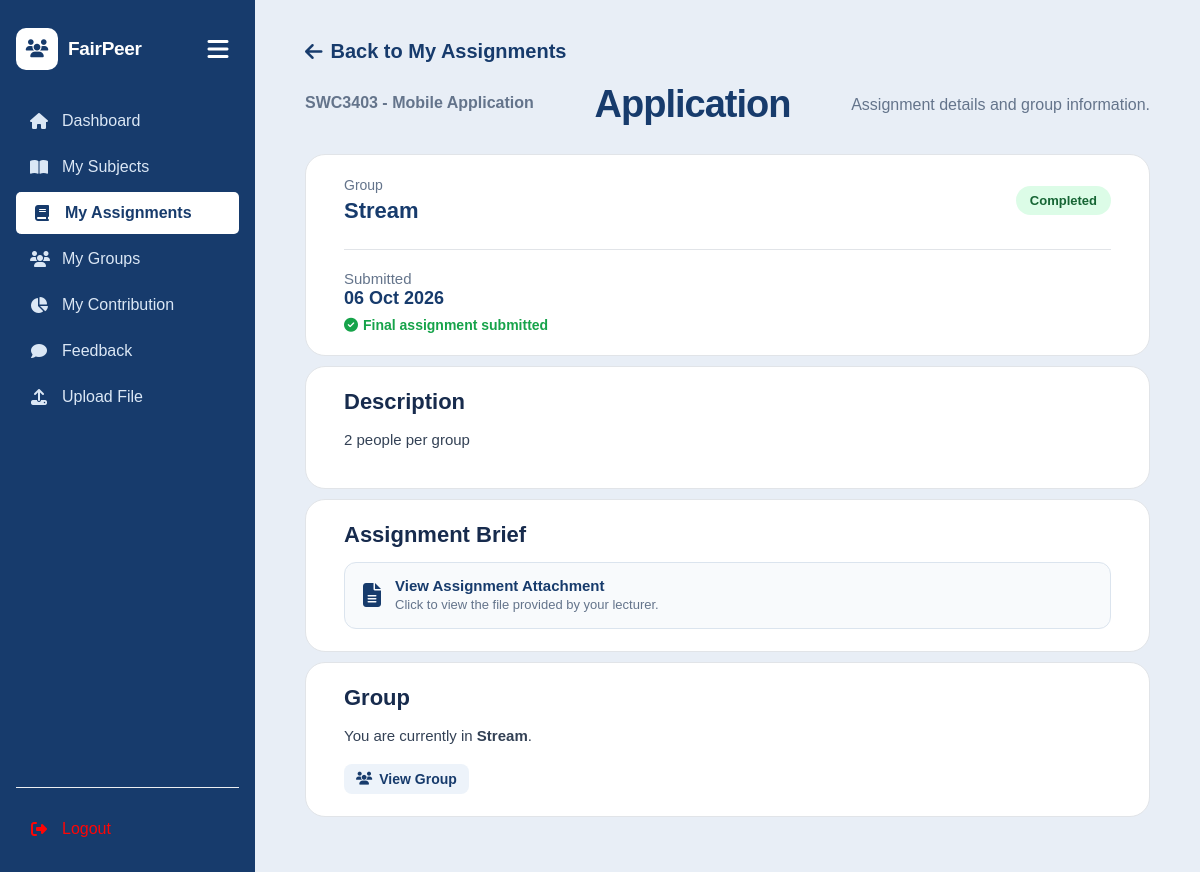
Screenshot of /student_assignment_detail.php?id=9 (signed in) with the database file from the repository.
### tables this page shows
CREATE TABLE `assignments` (
  `assignment_id` int(11) NOT NULL,
  `lecturer_id` int(11) DEFAULT NULL,
  `subject_id` int(11) DEFAULT NULL,
  `subject_section_id` int(11) DEFAULT NULL,
  `title` varchar(150) NOT NULL,
  `description` text DEFAULT NULL,
  `attachment_file` varchar(255) DEFAULT NULL,
  `due_date` date NOT NULL,
  `status` varchar(20) NOT NULL,
  `created_at` timestamp NOT NULL DEFAULT current_timestamp()
);

CREATE TABLE `subjects` (
  `subject_id` int(11) NOT NULL,
  `subject_code` varchar(20) NOT NULL,
  `subject_name` varchar(150) NOT NULL
);

CREATE TABLE `student_groups` (
  `group_id` int(11) NOT NULL,
  `created_by` int(11) NOT NULL,
  `group_name` varchar(100) NOT NULL,
  `join_code` varchar(10) DEFAULT NULL,
  `submission_deadline` date DEFAULT NULL,
  `num_members` int(11) NOT NULL,
  `assignment_id` int(11) NOT NULL,
  `created_at` timestamp NULL DEFAULT current_timestamp()
);

CREATE TABLE `final_submissions` (
  `final_submission_id` int(11) NOT NULL,
  `group_id` int(11) NOT NULL,
  `assignment_id` int(11) NOT NULL,
  `submitted_by` int(11) NOT NULL,
  `file_name` varchar(255) NOT NULL,
  `file_path` varchar(500) NOT NULL,
  `submitted_at` datetime DEFAULT current_timestamp()
);

### student_assignment_detail.php (the view, shortened to what this page needs)
<?php
require_once "db.php";
$user_id = (int)$_SESSION["user_id"];
$assignment_id = isset($_GET["id"]) ? (int)$_GET["id"] : 0;
$sql = "SELECT
            a.assignment_id,
            a.title,
            a.description,
            a.attachment_file,
            a.due_date,
            a.status,
            s.subject_code,
            s.subject_name,
            sg.group_id,
            sg.group_name,
            fs.final_submission_id,
            fs.submitted_at AS final_submitted_at
        FROM assignments a
        INNER JOIN student_subjects sts
            ON a.subject_section_id=sts.subject_section_id
            AND sts.student_id=?
        INNER JOIN subject_sections sec
            ON a.subject_section_id=sec.subject_section_id
        INNER JOIN subjects s
            ON sec.subject_id=s.subject_id
        LEFT JOIN student_groups sg
            ON a.assignment_id=sg.assignment_id
            AND EXISTS (
                SELECT 1
                FROM group_members gm
                WHERE gm.group_id=sg.group_id
                AND gm.user_id=?
            )
        LEFT JOIN final_submissions fs
            ON fs.assignment_id = a.assignment_id
            AND fs.group_id = sg.group_id
        WHERE a.assignment_id=?
        LIMIT 1";
$stmt = $conn->prepare($sql);
$stmt->bind_param("iii",$user_id,$user_id,$assignment_id);
$stmt->execute();
$result = $stmt->get_result();
$assignment = $result->fetch_assoc();
$hasGroup = !empty($assignment["group_id"]);
$hasAttachment = !empty($assignment["attachment_file"]);
$isCompleted = !empty($assignment["final_submission_id"]);
?>
<!DOCTYPE html>
<html lang="en">
<head>
<link rel="stylesheet" href="css/style.css">
<link rel="stylesheet" href="css/assignments.css">
<link rel="stylesheet" href="https://cdnjs.cloudflare.com/ajax/libs/font-awesome/6.5.1/css/all.min.css">
</head>
<body class="dashboard-body">
<aside class="sidebar">
    <div class="sidebar-top">
        <div class="sidebar-logo">
            <div class="logo-icon">
                <i class="fa-solid fa-users"></i>
            </div>
            <div class="logo-text">
                <h2>FairPeer</h2>
            </div>
        </div>
        <button class="sidebar-toggle" id="sidebarToggle" type="button">
            <i class="fa-solid fa-bars"></i>
        </button>
    </div>
    <nav class="sidebar-menu">
        <a href="student_dashboard.php" class="menu-item">
            <i class="fa-solid fa-house"></i>
            <span>Dashboard</span>
        </a>
        <a href="student_subjects.php" class="menu-item">
            <i class="fa-solid fa-book-open"></i>
            <span>My Subjects</span>
        </a>
        <a href="student_assignments.php" class="menu-item active">
            <i class="fa-solid fa-book"></i>
            <span>My Assignments</span>
        </a>
        <a href="student_groups.php" class="menu-item">
            <i class="fa-solid fa-users"></i>
            <span>My Groups</span>
        </a>
        <a href="student_contribution.php" class="menu-item">
            <i class="fa-solid fa-chart-pie"></i>
            <span>My Contribution</span>
        </a>
        <a href="student_feedback.php" class="menu-item">
            <i class="fa-solid fa-comment"></i>
            <span>Feedback</span>
        </a>
        <a href="student_upload.php" class="menu-item">
            <i class="fa-solid fa-upload"></i>
            <span>Upload File</span>
        </a>
    </nav>
    <div class="sidebar-bottom">
        <a href="logout.php" class="menu-item logout">
            <i class="fa-solid fa-right-from-bracket"></i>
            <span>Logout</span>
        </a>
    </div>
</aside>
<main class="dashboard-main assignment-detail-page">
    <a href="student_assignments.php" class="simple-link">
        <i class="fa-solid fa-arrow-left"></i>
        Back to My Assignments
    </a>
    <header class="dashboard-header assignment-detail-header">
        <p class="assignment-detail-subject">
            <?php echo htmlspecialchars($assignment["subject_code"]." - ".$assignment["subject_name"]); ?>
        </p>
        <h1><?php echo htmlspecialchars($assignment["title"]); ?></h1>
        <p>Assignment details and group information.</p>
    </header>
    <section class="assignment-detail-card">
        <div class="detail-top">
            <div>
                <p class="detail-label">Group</p>
                <?php if ($hasGroup): ?>
                <h3><?php echo htmlspecialchars($assignment["group_name"]); ?></h3>
                <?php else: ?>
                <h3>No group yet</h3>
                <?php endif; ?>
            </div>
<div class="assignment-status <?php echo $isCompleted ? "completed" : ""; ?>">
    <?php echo $isCompleted ? "Completed" : ucfirst(htmlspecialchars($assignment["status"])); ?>
</div>
        </div>
<div class="detail-info">
    <div class="detail-due-date">
        <?php if ($isCompleted): ?>
            <span>Submitted</span>
            <strong>
                <?php echo date("d M Y", strtotime($assignment["final_submitted_at"])); ?>
            </strong>
            <small class="assignment-countdown completed">
                <i class="fa-solid fa-circle-check"></i>
                Final assignment submitted
            </small>
        <?php endif; ?>
    </div>
</div>
    </section>
    <section class="assignment-detail-card">
        <h2>Description</h2>
        <p><?php echo nl2br(htmlspecialchars($assignment["description"])); ?></p>
    </section>
    <section class="assignment-detail-card">
        <h2>Assignment Brief</h2>
        <?php if ($hasAttachment): ?>
        <a href="uploads/assignments/<?php echo rawurlencode($assignment["attachment_file"]); ?>" target="_blank" class="attachment-box">
            <i class="fa-solid fa-file-lines"></i>
            <div>
                <strong>View Assignment Attachment</strong>
                <p>Click to view the file provided by your lecturer.</p>
            </div>
        </a>
        <?php endif; ?>
    </section>
    <section class="assignment-detail-card">
        <h2>Group</h2>
        <?php if ($hasGroup): ?>
        <p>You are currently in <strong><?php echo htmlspecialchars($assignment["group_name"]); ?></strong>.</p>
        <a href="student_groups.php?group_id=<?php echo (int)$assignment["group_id"]; ?>" class="simple-link">
            <i class="fa-solid fa-users"></i>
            View Group
        </a>
        <?php endif; ?>
    </section>
</main>
</body>
</html>

### css/style.css (style rules this page uses)
* { box-sizing: border-box; margin: 0; padding: 0; }
body { font-family: Arial, sans-serif; min-height: 100vh; display: flex; justify-content: center; align-items: center; background-color: #f1f4f8; }
.dashboard-body { margin: 0; min-height: 100vh; font-family: Arial, sans-serif; background: #e8eef6; color: #222b38; display: flex; align-items: stretch; }
.sidebar { width: 255px; min-height: 100vh; background: #173b6c; border-right: none; display: flex; flex-direction: column; padding: 28px 16px 22px; box-sizing: border-box; flex-shrink: 0; }
.sidebar-logo { display: flex; align-items: center; gap: 10px; }
.sidebar-top { display: flex; align-items: flex-start; justify-content: space-between; width: 100%; }
.sidebar-toggle { width: 42px; height: 42px; flex-shrink: 0; border: none; background: transparent; color: #ffffff; font-size: 24px; cursor: pointer; display: flex; align-items: center; justify-content: center; border-radius: 8px; }
.sidebar, .dashboard-main { transition: 0.3s ease; }
.logo-icon { width: 42px; height: 42px; border-radius: 10px; background: #ffffff; color: #173b6c; display: flex; align-items: center; justify-content: center; font-size: 18px; }
.logo-text h2 { margin: 0; font-size: 19px; color: #ffffff; letter-spacing: -0.3px; }
.sidebar-menu { display: flex; flex-direction: column; gap: 4px; margin-top: 30px; }
.menu-item { display: flex; align-items: center; gap: 14px; padding: 12px 14px; border-radius: 7px; text-decoration: none; color: #dbe7f5; transition: 0.2s ease; }
.menu-item i { width: 18px; text-align: center; }
.menu-item.active { background: #ffffff; color: #173b6c; font-weight: 600; border-left: 3px solid #ffffff; border-radius: 5px; }
.sidebar-bottom { margin-top: auto; padding-top: 20px; border-top: 1px solid #eceef1; }
.logout { color: #ff0505; }
.dashboard-main { flex: 1; min-width: 0; margin-left: 0; width: auto; padding: 0 50px 45px; box-sizing: border-box; transition: width 0.3s ease; }
.dashboard-header { display: flex; justify-content: space-between; align-items: center; margin-bottom: 28px; padding-top: 20px; }
.dashboard-header h1 { font-size: 38px; font-weight: 750; letter-spacing: -1px; color: #173b6c; }
.dashboard-header p { color: #64748b; font-size: 16px; }
.simple-link { display: inline-flex; align-items: center; gap: 8px; color: #173b6c; text-decoration: none; font-size: 20px; font-weight: 600; margin-top: 40px; }
.attachment-box { display:flex; align-items:center; gap:15px; padding:18px; background:#f8fafc; border-radius:14px; border:1px solid #e2e8f0; }
.attachment-box i { font-size:28px; color:#173b6c; }
.attachment-box strong { color:#173b6c; }
.attachment-box p { margin:5px 0 0; color:#64748b; font-size:14px; }
.assignment-detail-card { background: #ffffff; border: 1px solid #e1e4e8; border-radius: 18px; padding: 30px; margin-top: 25px; box-sizing: border-box; }
.detail-top { display: flex; justify-content: space-between; align-items: center; }
.detail-label { color: #64748b; font-size: 14px; margin-bottom: 5px; }
.detail-top h3 { margin: 0; color: #173b6c; font-size: 22px; }
.assignment-status { background: #e8f3ee; color: #2f7d5a; padding: 8px 18px; border-radius: 20px; font-weight: 600; }
.detail-info { margin-top: 25px; padding-top: 20px; border-top: 1px solid #e1e4e8; }
.detail-info span { display:block; color:#64748b; font-size:14px; }
.detail-info strong { color:#173b6c; font-size:16px; }
.assignment-detail-card h2 { margin-bottom: 18px; }

### rows the page displays
assignments: subject.subject_name "SWC3403 - Mobile Application", title "Application", student_groups.group_name "Stream", final_submissions.submitted_at "06 Oct 2026", description "2 people per group"
